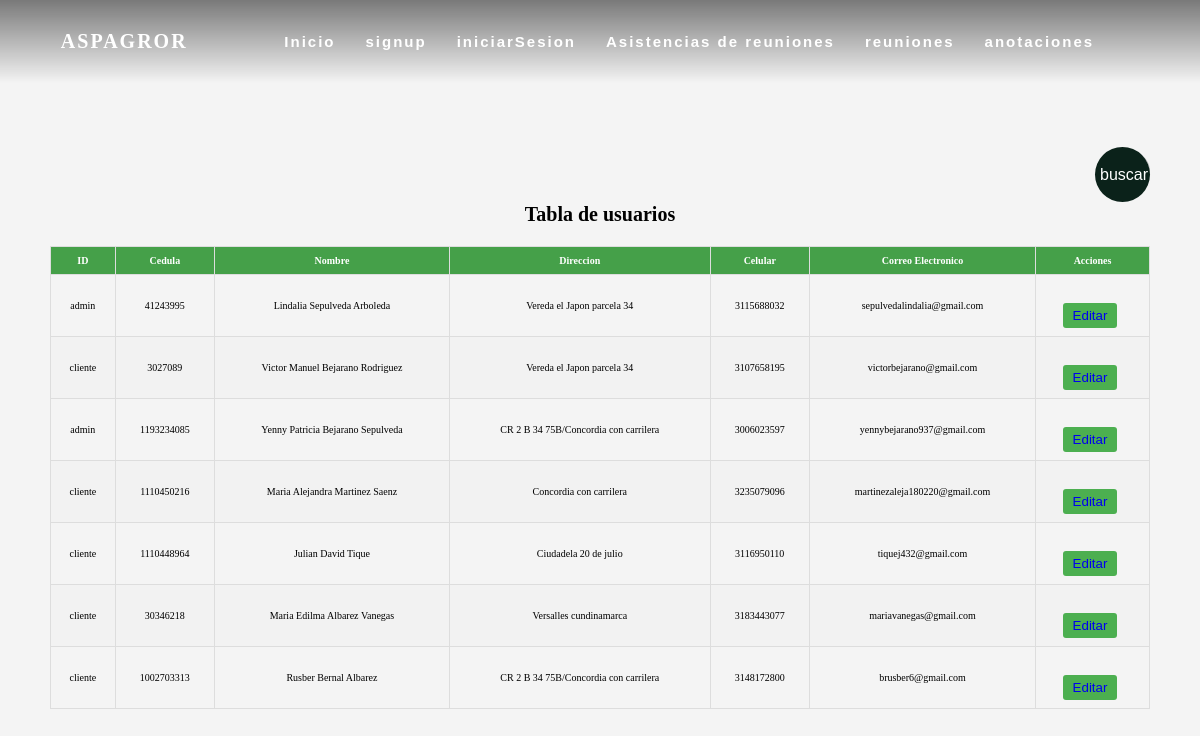
/lista_usuarios/, run on the app's committed database.
### tasks/models.py (models this page shows, shortened)
class Usuarios(models.Model):
    TIPOS_DE_USUARIO = (
        ('admin', 'Administrador'),
        ('normal', 'Usuario Normal'),
    )
    tipo_usuario = models.CharField(max_length=10, choices=TIPOS_DE_USUARIO)
    cedula = models.CharField(max_length=20, unique=True)
    nombre = models.CharField(max_length=100)
    direccion = models.CharField(max_length=255)
    celular = models.CharField(max_length=15)
    email = models.EmailField(unique=True)

### tasks/views.py (the view)
# urls.py: path('lista_usuarios/', lista_usuarios, name='lista_usuarios'),
def lista_usuarios(request):
        usuarios=Usuarios.objects.all()
        return render(request,'lista_usuarios.html',{'usuarios':usuarios})

### tasks/templates/lista_usuarios.html (shortened to what this page needs)
{% extends 'base.html' %}
{% block content %}
<html>
<br><br><br><br><br><br><br>
<link rel="stylesheet" href="https://use.fontawesome.com/releases/v5.6.3/css/all.css">
<div class="table-container">
    <div>
    <form method="post" action="/busqueda/">
        <a class="buscar">
            <div class="btn">
                <button class="fas-fa-search">buscar</button>
            </div>
    </form>
    </div>
    <br> <br> <br> <br> <br>
    <table>
        <thead>
            <tr>
                <h1>Tabla de usuarios</h1>
                <th>ID</th>
                <th>Cedula</th>
                <th>Nombre</th>
                <th>Direccion</th>
                <th>Celular</th>
                <th>Correo Electronico</th>
                <th>Acciones</th>
            </tr>
        </thead>
        <tbody>
            {% for usuario in usuarios %}
            <tr>
                <td>{{ usuario.tipo_usuario }}</td>
                <td>{{ usuario.cedula }}</td>
                <td>{{ usuario.nombre }}</td>
                <td>{{ usuario.direccion }}</td>
                <td>{{ usuario.celular }}</td>
                <td>{{ usuario.email }}</td>
                <td>
                    <button class="editar-button btnEditar "><a href="{% url 'editar' usuario.id %}">Editar</a></button>
                </td>
            </tr>
            {% endfor %}
        </tbody>
    </table>
</div>
</html>
{% endblock %}
{% block js %}
{% load static %}
{% endblock %}

### tasks/templates/base.html (shortened to what this page needs)
{% load static %}
<!DOCTYPE html>
<html lang="en">
<head>
    <link type="text/css" href=" {% static  'css/agregar_usuarios.css' %}" rel="stylesheet" />
    <link type="text/css" href=' {% static  "css/home.css" %}' rel="stylesheet" />
    <link type="text/css" href=' {% static  "css/base.css" %}' rel="stylesheet" />
    <link type="text/css" href=' {% static  "css/signup.css" %}' rel="stylesheet" />
    <link type="text/css" href=' {% static  "css/lista_usuarios.css" %}' rel="stylesheet" />
    <link type="text/css" href=' {% static  "css/tasks.css" %}' rel="stylesheet" />
    <link type="text/css" href=' {% static  "css/iniciarSesion.css" %}' rel="stylesheet" />
    <link type="text/css" href=' {% static  "css/asistencia_lista.css" %}' rel="stylesheet" />
</head>
<body>
    <header>
        <a href="#" class="logo">ASPAGROR</a>
        <nav>
            <ul>
                <li><a href="{% url 'home' %}">Inicio</a></li>
                {% if user.is_authenticated %}
                <li><a href="{% url 'tasks' %}">Tareas Completadas</a></li>
                <li><a href="{% url 'tasks_completed' %}">Tareas Pendientes</a></li>
                <li><a href="/task/create/">crear t</a></li>
                {% if user.is_superuser %}
                <li><a href="/agregar_usuario">Registro de usuarios</a></li>
                <li><a href="/lista_usuarios">Usuarios registrados</a></li>
                <li><a href="/agregar_Reunion">agregar Reunion</a></li>
                {% endif %}
                <li><a href="/logout">cerrar sesion</a></li>
                {% else %}
                <li><a href="/signup">signup</a></li>
                <li><a href="/iniciarSesion">iniciarSesion</a></li>
                <li><a href="/asistencia">Asistencias de reuniones </a></li>
                <li><a href="/reuniones">reuniones </a></li>
                <li><a href="/anotaciones">anotaciones</a></li>
                <li><a href="#"></a></li>
                {% endif %}
            </ul>
        </nav>
    </header>
</body>
</html>
{% block content %}
{% endblock %}
</body>
</html>

### tasks/static/css/home.css (style rules this page uses)
*, *::before, *::after { margin: 0; padding: 0; box-sizing: border-box; }
html { font-family: 'Times New Roman', Times, serif; font-size: 10px; color: #000; scroll-behavior: smooth; }
body { overflow-x: hidden; }
a { text-decoration: none; }
header { width: 100%; position: absolute; top: 0; left: 0; z-index: 1; background-image: linear-gradient(to bottom, rgba(0, 0, 0, .5), transparent); }
.logo { color: #fff; font-size: 2rem; font-weight: 600; }
body { margin: 0; padding: 0; }
.btn { display: inline-block; text-transform: uppercase; letter-spacing: 2px; margin-right: -2px; }

### tasks/static/css/base.css (style rules this page uses)
header { position: fixed; top: 0; left: 0; width: 100%; display: flex; justify-content: space-around; transition: 0.7s; padding: 30px 20px; z-index: 10; }
header .logo { position: relative; color: #fff; font-weight: bold; font-size: 2em; letter-spacing: 2px; transition: 1.5s; text-decoration: none; }
nav { display: flex; justify-content: center; align-items: center; }
header ul { position: relative; display: flex; justify-content: center; align-items: center; }
header ul li { list-style: none; }
header ul li a { position: relative; font-family: helvetica; font-size: 1.5em; margin: 0 15px; text-decoration: none; color: #fff; letter-spacing: 2px; font-weight: 600; transition: 0.7s; }

### tasks/static/css/signup.css (style rules this page uses)
body { margin: 0; padding: 0; font-family: Arial, sans-serif; background-color: #f4f4f4; }
form { display: flex; flex-direction: column; }
button { margin-top: 20px; padding: 10px; background-color: #153f2c; color: #fff; border: none; border-radius: 4px; cursor: pointer; }

### tasks/static/css/lista_usuarios.css (style rules this page uses)
body { font-family: Arial, Helvetica, sans-serif; margin: 0; padding: 0; text-align: center; }
.table-container { margin: 50px; font-size: 100%; }
table { width: 100%; border-collapse: collapse; margin-top: 20px; }
thead { background-color: #45a049; color: #fff; }
th, td { border: 1px solid #ddd; padding: 8px; text-align: left; text-align: center; }
tbody tr:nth-child(even) { background-color: #f2f2f2; }
.editar-button, .eliminar-button { padding: 5px 10px; margin-right: 5px; cursor: pointer; background-color: #4CAF50; color: white; border: none; border-radius: 3px; }
.buscar { position: relative; padding: 5px; }
.btn .fas-fa-search { text-align: center; padding: 0px 5px; width: 55px; height: 55px; line-height: 55px; top: 0; right: 0; position: absolute; background: #0b221a; color: white; font-size: 16px; border-radius: 50%; cursor: pointer; }

### tasks/static/css/iniciarSesion.css (style rules this page uses)
body { font-family: 'Times New Roman', Times, serif; background-color: #f4f4f4; margin: 0; padding: 0; align-items: center; justify-content: center; height: 100vh; }
h1 { text-align: center; }

### data on the page
Usuarios: tipo_usuario "admin", cedula "41243995", nombre "Lindalia Sepulveda Arboleda", direccion "Vereda el Japon parcela 34", celular "3115688032", email "sepulvedalindalia@gmail.com"
Usuarios: tipo_usuario "cliente", cedula "3027089", nombre "Victor Manuel Bejarano Rodriguez", direccion "Vereda el Japon parcela 34", celular "3107658195", email "victorbejarano@gmail.com"
Usuarios: tipo_usuario "admin", cedula "1193234085", nombre "Yenny Patricia Bejarano Sepulveda", direccion "CR 2 B 34 75B/Concordia con carrilera", celular "3006023597", email "yennybejarano937@gmail.com"
Usuarios: tipo_usuario "cliente", cedula "1110450216", nombre "Maria Alejandra Martinez Saenz", direccion "Concordia con carrilera", celular "3235079096", email "martinezaleja180220@gmail.com"
Usuarios: tipo_usuario "cliente", cedula "1110448964", nombre "Julian David Tique", direccion "Ciudadela 20 de julio", celular "3116950110", email "tiquej432@gmail.com"
Usuarios: tipo_usuario "cliente", cedula "30346218", nombre "Maria Edilma Albarez Vanegas", direccion "Versalles cundinamarca", celular "3183443077", email "mariavanegas@gmail.com"
Usuarios: tipo_usuario "cliente", cedula "1002703313", nombre "Rusber Bernal Albarez", direccion "CR 2 B 34 75B/Concordia con carrilera", celular "3148172800", email "brusber6@gmail.com"
